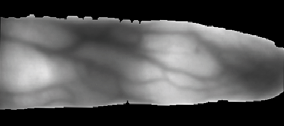
#> input picture image-009.png, 284 x 126 px
$ python -i TECS_IMG_PROCESSING.py   (imports and definitions only)   (older library calls are emulated)
#> lines starting #> are read from the running program, lines starting #| are printed output that depends on the picture
#> further down, picture is the input picture: shape (126, 284, 3); mean B, G, R 83.9, 83.9, 84
# -*- coding: utf-8 -*-
import cv2
import numpy as np
import matplotlib.pyplot as plt
import math
import numpy
import os

def first_filter(img):
    #Mean Filter
    img_Blur=cv2.blur(img,(5,5))
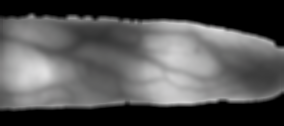
#> img_Blur: shape (126, 284, 3); mean B, G, R 83.9, 83.9, 84
    # Gaussian filter
    img_GaussianBlur=cv2.GaussianBlur(img,(7,7),0)
    # Gaussian bilateral filter
    img_bilateralFilter=cv2.bilateralFilter(img,40,75,75)
    return img, img_Blur

########################
#Edge Detection
# [280 lines left out: functions edge_detection, pixel_polarization, positioning_middle_point, rotation_correction, roi, img_resized_enhance and 3 more, not called in this run]

>>> import cv2
>>> picture = cv2.imread('image-009.png')
>>> result = first_filter(picture)

$ run again, on image-027.png
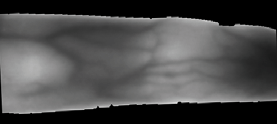
#> input picture image-027.png, 277 x 124 px
#> picture is the input picture: shape (124, 277, 3); mean B, G, R 75.3, 75.2, 75.4
#> in first_filter, `img_Blur=cv2.blur(img,(5,5))`:
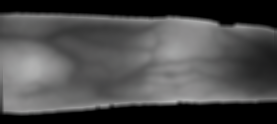
#> img_Blur: shape (124, 277, 3); mean B, G, R 75.3, 75.3, 75.4
#> in first_filter, `img_bilateralFilter=cv2.bilateralFilter(img,40,75,75)`:
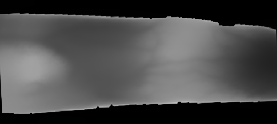
#> img_bilateralFilter: shape (124, 277, 3); mean B, G, R 74.2, 74.2, 74.3

$ run again, on index_1.bmp
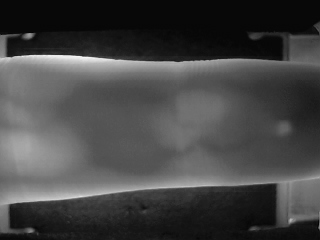
#> input picture index_1.bmp, 320 x 240 px
#> picture is the input picture: shape (240, 320, 3); min 3, max 246, mean 69.1
#> in first_filter, `img_Blur=cv2.blur(img,(5,5))`:
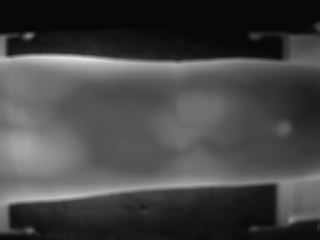
#> img_Blur: shape (240, 320, 3); min 7, max 227, mean 69.1
